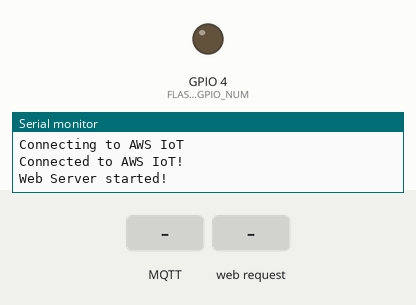
Simulated run of this sketch. Board: ESP32. Shown: output pins drawn as LEDs (lit = HIGH), the last lines printed to the serial monitor. Inputs (shaded band) come from the test bench. WiFi joins after 1.5 s; servers stay silent unless stated; uploads are accepted with an empty reply; no MQTT or app messages arrive unless stated; the camera gives no picture.

Above: at 3.1 s.
3.2 s: MQTT message "1" arrives on the first subscribed topic
At 3.42 s:
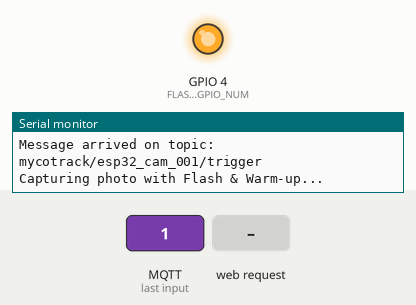
5.1 s: HTTP request GET /capture received
Timing chart, 0 to 8.1 s (numbered marks = the images above; inputs shaded):
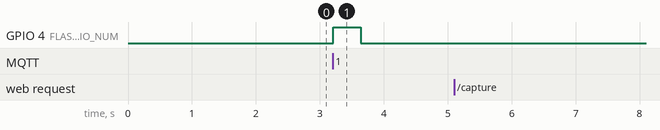

Measured:
- after the input at 3.2 s, GPIO 4 (FLASH_GPIO_NUM): LOW → HIGH at once, → LOW 0.43 s later

The sketch:

esp32_cam_aws.ino
```cpp
#include "esp_camera.h"
#include <WiFi.h>
#include <WiFiClientSecure.h>
#include <PubSubClient.h>
#include <WebServer.h>
#include <HTTPClient.h>


// Forward declaration for MQTT callback
void messageHandler(char* topic, byte* payload, unsigned int length);

// ─── CAMERA PINS (AI THINKER) ────────────────────────────────────────────────────────
#define PWDN_GPIO_NUM     32
#define RESET_GPIO_NUM    -1
#define XCLK_GPIO_NUM      0
#define SIOD_GPIO_NUM     26
#define SIOC_GPIO_NUM     27
#define Y9_GPIO_NUM       35
#define Y8_GPIO_NUM       34
#define Y7_GPIO_NUM       39
#define Y6_GPIO_NUM       36
#define Y5_GPIO_NUM       21
#define Y4_GPIO_NUM       19
#define Y3_GPIO_NUM       18
#define Y2_GPIO_NUM        5
#define VSYNC_GPIO_NUM    25
#define HREF_GPIO_NUM     23
#define PCLK_GPIO_NUM     22
#define FLASH_GPIO_NUM     4

// ─── CONFIGURATION ──────────────────────────────────────────────────────────
const char* WIFI_SSID     = "Hm";
const char* WIFI_PASSWORD = "7novemberrr";

// AWS IoT Core Config
const char* AWS_IOT_ENDPOINT = "a12i78alo13mj4-ats.iot.eu-north-1.amazonaws.com";
const char* AWS_IOT_TOPIC_TRIGGER = "mycotrack/esp32_cam_001/trigger";

// EC2 Backend Config
const char* EC2_UPLOAD_URL = "http://16.170.250.107:8001/iot-upload";

// ─── CERTIFICATES ───────────────────────────────────────────────────────────
// REPLACE THESE WITH YOUR AWS IOT DEVICE CERTS
const char AWS_CERT_CA[] PROGMEM = R"EOF(
-----BEGIN CERTIFICATE-----
MIIDQTCCAimgAwIBAgITBmyfz5m/jAo54vB4ikPmljZbyjANBgkqhkiG9w0BAQsF
ADA5MQswCQYDVQQGEwJVUzEPMA0GA1UEChMGQW1hem9uMRkwFwYDVQQDExBBbWF6
b24gUm9vdCBDQSAxMB4XDTE1MDUyNjAwMDAwMFoXDTM4MDExNzAwMDAwMFowOTEL
MAkGA1UEBhMCVVMxDzANBgNVBAoTBkFtYXpvbjEZMBcGA1UEAxMQQW1hem9uIFJv
b3QgQ0EgMTCCASIwDQYJKoZIhvcNAQEBBQADggEPADCCAQoCggEBALJ4gHHKeNXj
ca9HgFB0fW7Y14h29Jlo91ghYPl0hAEvrAIthtOgQ3pOsqTQNroBvo3bSMgHFzZM
9O6II8c+6zf1tRn4SWiw3te5djgdYZ6k/oI2peVKVuRF4fn9tBb6dNqcmzU5L/qw
IFAGbHrQgLKm+a/sRxmPUDgH3KKHOVj4utWp+UhnMJbulHheb4mjUcAwhmahRWa6
VOujw5H5SNz/0egwLX0tdHA114gk957EWW67c4cX8jJGKLhD+rcdqsq08p8kDi1L
93FcXmn/6pUCyziKrlA4b9v7LWIbxcceVOF34GfID5yHI9Y/QCB/IIDEgEw+OyQm
jgSubJrIqg0CAwEAAaNCMEAwDwYDVR0TAQH/BAUwAwEB/zAOBgNVHQ8BAf8EBAMC
AYYwHQYDVR0OBBYEFIQYzIU07LwMlJQuCFmcx7IQTgoIMA0GCSqGSIb3DQEBCwUA
A4IBAQCY8jdaQZChGsV2USggNiMOruYou6r4lK5IpDB/G/wkjUu0yKGX9rbxenDI
U5PMCCjjmCXPI6T53iHTfIUJrU6adTrCC2qJeHZERxhlbI1Bjjt/msv0tadQ1wUs
N+gDS63pYaACbvXy8MWy7Vu33PqUXHeeE6V/Uq2V8viTO96LXFvKWlJbYK8U90vv
o/ufQJVtMVT8QtPHRh8jrdkPSHCa2XV4cdFyQzR1bldZwgJcJmApzyMZFo6IQ6XU
5MsI+yMRQ+hDKXJioaldXgjUkK642M4UwtBV8ob2xJNDd2ZhwLnoQdeXeGADbkpy
rqXRfboQnoZsG4q5WTP468SQvvG5
-----END CERTIFICATE-----
)EOF";

const char AWS_CERT_CRT[] PROGMEM = R"EOF(
-----BEGIN CERTIFICATE-----
MIIDWTCCAkGgAwIBAgIUaDoK5QY2bpXwwNcnBFNslEeUMN8wDQYJKoZIhvcNAQEL
BQAwTTFLMEkGA1UECwxCQW1hem9uIFdlYiBTZXJ2aWNlcyBPPUFtYXpvbi5jb20g
SW5jLiBMPVNlYXR0bGUgU1Q9V2FzaGluZ3RvbiBDPVVTMB4XDTI2MDQyMzAwMjk1
NFoXDTQ5MTIzMTIzNTk1OVowHjEcMBoGA1UEAwwTQVdTIElvVCBDZXJ0aWZpY2F0
ZTCCASIwDQYJKoZIhvcNAQEBBQADggEPADCCAQoCggEBAO6zB9yzVK0pAn6bloAP
n4MysGgYzjagF0UqJ1u8LE+7TPW6Uc2gcqiP3vJKjCIYTH8OlfTldO0Cig7JGdmF
IQVU1ijf3hIAcZQU7fubFKDaFior0wAnuC2kTI5LbifNziyRWTfAiAHt3xCC959J
4PJQ442Kx3aR4F6IU0JcqtDIQXNLYvyieYUm5Apebme0ybk5A4Ou8zHGlYP1k95B
7+jMFhY6N1EulrFsjK++DOri1lAx7A9NJqYMAUl/2y/n2zGGA2UI6mEO7ZMvDE2E
Lv31kGYfX7uzPSvQGE3xy1bYuIEWlFJDCdu798+Uq8vQBXhrW8Qo5Wcj3tQ6YiSd
YbsCAwEAAaNgMF4wHwYDVR0jBBgwFoAUUk02IGFmBF78aEoqkq7GC/MeNYMwHQYD
VR0OBBYEFB14TivdYC+Pm+ZDxCZLpVLKA6gzMAwGA1UdEwEB/wQCMAAwDgYDVR0P
AQH/BAQDAgeAMA0GCSqGSIb3DQEBCwUAA4IBAQAYKdgK+A6ZHOdFnw464J5lA95K
BlqpojxNG50qoU/TofOigfxtNBNg8JU0W5YyJ0WAdW7hPeUVVPjqXldAliXn9kd9
Vu2mU7er1OHgH9NlLhvrAzyuQFw6zMuxjZ8oiLii66O5qOsFTaBCYlzY1i/X4AwY
dsIdfepCZoWtvTi1/W20HipAd3lEY+XBnFRLSFZqADsgB8oJltYBaPgAk6EUEUdC
VgnX7q5bH+9FVUJoiiWb5r4himm7c6sBNbeLf79/9DT8/isq9iUpv9HEd6E6aJ9S
8CrVlmcrs3c9m5JNnnaIbqXoxYy+kN9mOkJrQf9lJlSydmcsHO+htoBlzGum
-----END CERTIFICATE-----
)EOF";

const char AWS_CERT_PRIVATE[] PROGMEM = R"EOF(
-----BEGIN RSA PRIVATE KEY-----
MIIEpAIBAAKCAQEA7rMH3LNUrSkCfpuWgA+fgzKwaBjONqAXRSonW7wsT7tM9bpR
zaByqI/e8kqMIhhMfw6V9OV07QKKDskZ2YUhBVTWKN/eEgBxlBTt+5sUoNoWKivT
ACe4LaRMjktuJ83OLJFZN8CIAe3fEIL3n0ng8lDjjYrHdpHgXohTQlyq0MhBc0ti
/KJ5hSbkCl5uZ7TJuTkDg67zMcaVg/WT3kHv6MwWFjo3US6WsWyMr74M6uLWUDHs
D00mpgwBSX/bL+fbMYYDZQjqYQ7tky8MTYQu/fWQZh9fu7M9K9AYTfHLVti4gRaU
UkMJ27v3z5Sry9AFeGtbxCjlZyPe1DpiJJ1huwIDAQABAoIBAQDhNlWyrBi2kDzk
S9RB23u7A7ZhYRYfgAi0n0MnUHHWgHfqWPMZucq0s5m8rQ1uldKHBrIBsAUUIhM0
RBV5oBw5tYOiaSZTgcun1d98RyO9aEcFXvfj65XgqmX4076JG6rtbe3ppmQsvcx6
/ba4ubHdrugkAc6UVqqFRsaXlGsuNBDkc83aB+DykmOSIB5EqLniUt55/ALhvI60
2Ialh2DCKnZnn/RlnQ3/k+Lyy9xCU5JAgkc5Q+QHQF8hxZ7b9Lz8Frd15YJ7rLsz
YKSanLrAGYA7Xtu/nFVEqeKMaDgf9CyHPrcs0iSZvxGglz5SrocRNB8RRmtXCcsN
zPxPUzXhAoGBAPeg9yd5wW4f3Vw4gIzS/yxKZgPdvR7Iaj1H7LSpY2U/cgzaSvZw
y24Vha4SOUFW2/VoS8UkJrNiS2SwDuLRwSCpfTdY3Fw5kPDRK38Bp8opu5dcccN1
FbdkfMXIqP3o6SijYDUDJatq1SH+er6UoAnXqarri5S3ZAxdukxn8szZAoGBAPbE
ybgt29cpfXjMHP3SUYvMyQJkyzLoGa29GhJxwxVMpCIunlSii2b035jtEEeZSzaB
r4UoZPxKHkSSVW+QQbOlp2xiKyVlaB2YyYhMU85GPGfj1T5I8zPqhR1aH+d4VaOC
WfaQ5U5Lhq3wy15GMiuBYLyGFmk7O8Kh/OrRuZazAoGAalCAbEFY65fgqNxVTKC2
D2TtwZEsxg+TlTXRCYuD8g84Pw5lisLIhD3XQ/HtBQFutEEP7tbjiraT2enAql8V
xJkf+mg7S5kngky7mO60BBbAxG5bJWiaZz9MVnodG84odFsYTgpI3Pyj/tFMD5Ct
2SvvW0N/jNzjpm+DMZSbaJkCgYEAlebW7uYUrLCMgsvjNKEFXlopJSYbdbIenzbH
Vrr6mb6z2fvdvGX9Lq7EAT7I6+WIFfVTrRzrs4JGvrrx4VKNRtbzTFiaAx6Fz6zX
h89t/VkXKrjw+eQQsNHeyQTNaqvjwe7WPXypfxVMG++xanRT16/BFuSRSp1r4QDM
Bc0e4xcCgYACeJa4Bj7QgCfLeWSUlKm9lKPoms9/WjqsOrSpIeIUe7kXRHlvDyLV
6lMDSvTz7xA93KNPpdOV7nwI89f7eTEEzI6t43Z7N3UobV78MpWaQzzisuhIpdMy
kS9Xdq83Jn/j+aYRNMho3a88i6iSvDMYHr5xKuCfoLDc65rutd8K1g==
-----END RSA PRIVATE KEY-----
)EOF";

WiFiClientSecure secureClient;
PubSubClient mqttClient(secureClient);
WebServer server(80);

void handleCapture() {
  Serial.println("Web request: Capturing photo...");
  camera_fb_t * fb = esp_camera_fb_get();
  if(!fb) {
    server.send(500, "text/plain", "Camera capture failed");
    return;
  }

  server.setContentLength(fb->len);
  server.send(200, "image/jpeg", "");
  server.sendContent((char *)fb->buf, fb->len);

  esp_camera_fb_return(fb);
}

void handleRoot() {
  String html = "<h1>MycoTrack ESP32-CAM</h1>";
  html += "<p>MQTT Status: " + String(mqttClient.connected() ? "Connected" : "Disconnected") + "</p>";
  html += "<p>IP Address: " + WiFi.localIP().toString() + "</p>";
  html += "<a href='/capture' target='_blank'>[ VIEW LIVE PHOTO ]</a><br><br>";
  html += "<small>Trigger MQTT topic <b>mycotrack/esp32_cam_001/trigger</b> to send to EC2</small>";
  server.send(200, "text/html", html);
}

void connectToWiFi() {
  Serial.print("Connecting to Wi-Fi");
  WiFi.begin(WIFI_SSID, WIFI_PASSWORD);
  while (WiFi.status() != WL_CONNECTED) {
    delay(500);
    Serial.print(".");
  }
  Serial.println("\nConnected to Wi-Fi");
  Serial.print("IP Address: ");
  Serial.println(WiFi.localIP());
}

void connectToAWS() {
  secureClient.setCACert(AWS_CERT_CA);
  secureClient.setCertificate(AWS_CERT_CRT);
  secureClient.setPrivateKey(AWS_CERT_PRIVATE);

  mqttClient.setServer(AWS_IOT_ENDPOINT, 8883);
  mqttClient.setCallback(messageHandler);

  Serial.print("Connecting to AWS IoT");
  while (!mqttClient.connect("ESP32_CAM_001")) {
    Serial.print(".");
    delay(1000);
  }

  Serial.println("\nConnected to AWS IoT!");
  mqttClient.subscribe(AWS_IOT_TOPIC_TRIGGER);
}

void initCamera() {
  camera_config_t config;
  config.ledc_channel = LEDC_CHANNEL_0;
  config.ledc_timer   = LEDC_TIMER_0;
  config.pin_d0       = Y2_GPIO_NUM;
  config.pin_d1       = Y3_GPIO_NUM;
  config.pin_d2       = Y4_GPIO_NUM;
  config.pin_d3       = Y5_GPIO_NUM;
  config.pin_d4       = Y6_GPIO_NUM;
  config.pin_d5       = Y7_GPIO_NUM;
  config.pin_d6       = Y8_GPIO_NUM;
  config.pin_d7       = Y9_GPIO_NUM;
  config.pin_xclk     = XCLK_GPIO_NUM;
  config.pin_pclk     = PCLK_GPIO_NUM;
  config.pin_vsync    = VSYNC_GPIO_NUM;
  config.pin_href     = HREF_GPIO_NUM;
  config.pin_sccb_sda = SIOD_GPIO_NUM;
  config.pin_sccb_scl = SIOC_GPIO_NUM;
  config.pin_pwdn     = PWDN_GPIO_NUM;
  config.pin_reset    = RESET_GPIO_NUM;
  config.xclk_freq_hz = 20000000;
  config.pixel_format = PIXFORMAT_JPEG;
  config.grab_mode    = CAMERA_GRAB_LATEST;

  if(psramFound()){
    Serial.println("PSRAM found — using SVGA (800x600) with high quality");
    config.frame_size   = FRAMESIZE_SVGA;  // 800x600 — high quality with PSRAM
    config.jpeg_quality = 10;
    config.fb_count     = 2;
    config.fb_location  = CAMERA_FB_IN_PSRAM;
  } else {
    Serial.println("WARNING: No PSRAM! Enable PSRAM in Arduino IDE: Tools > PSRAM > Enabled");
    config.frame_size   = FRAMESIZE_VGA;
    config.jpeg_quality = 12;
    config.fb_count     = 1;
    config.fb_location  = CAMERA_FB_IN_DRAM;
  }

  esp_err_t err = esp_camera_init(&config);
  if (err != ESP_OK) {
    Serial.printf("Camera init FAILED: 0x%x\n", err);
    Serial.println("Check: PSRAM enabled? Camera ribbon cable seated properly?");
    return;
  }
  Serial.println("Camera init OK");

  // Warm-up: discard first frame (often garbage)
  camera_fb_t *fb = esp_camera_fb_get();
  if (fb) {
    Serial.printf("Warm-up frame: %u bytes\n", fb->len);
    esp_camera_fb_return(fb);
  }
}

void uploadImageToEC2(camera_fb_t *fb) {
  HTTPClient http;
  WiFiClient client;

  http.begin(client, EC2_UPLOAD_URL);
  http.setTimeout(15000); // 15s timeout for large images

  // Build the complete multipart body in a single buffer
  String head = "--ESP32Boundary\r\nContent-Disposition: form-data; name=\"file\"; filename=\"esp32_cam.jpg\"\r\nContent-Type: image/jpeg\r\n\r\n";
  String tail = "\r\n--ESP32Boundary--\r\n";

  uint32_t totalLen = head.length() + fb->len + tail.length();

  // Allocate buffer in PSRAM (External 4MB on AI-Thinker) if available, else use DRAM
  uint8_t *body = NULL;
  if(psramFound()){
    body = (uint8_t *)ps_malloc(totalLen);
    if(body) Serial.println("Using PSRAM for upload buffer");
  }

  if (!body) {
    body = (uint8_t *)malloc(totalLen);
    if(body) Serial.println("Using DRAM for upload buffer (PSRAM not found or full)");
  }

  if (!body) {
    Serial.println("CRITICAL: Failed to allocate upload buffer!");
    return;
  }

  // Copy head + image + tail into body
  memcpy(body, head.c_str(), head.length());
  memcpy(body + head.length(), fb->buf, fb->len);
  memcpy(body + head.length() + fb->len, tail.c_str(), tail.length());

  http.addHeader("Content-Type", "multipart/form-data; boundary=ESP32Boundary");

  int httpResponseCode = http.POST(body, totalLen);
  Serial.printf("EC2 Upload Response Code: %d\n", httpResponseCode);

  if (httpResponseCode > 0) {
    String response = http.getString();
    Serial.println("Response: " + response);
  } else {
    Serial.printf("Upload error: %s\n", http.errorToString(httpResponseCode).c_str());
  }

  free(body);
  http.end();
}

// ─── FLASH & WARM-UP CAPTURE HELPER ───────────────────────────────────────────
camera_fb_t* capturePhotoWithFlash() {
  digitalWrite(FLASH_GPIO_NUM, HIGH); // Turn Flash ON
  delay(150); // Give LED and camera sensor time to illuminate

  // Discard 2 warm-up frames for AWB/AEC sensor adjustment
  for (int i = 0; i < 2; i++) {
    camera_fb_t *dummy = esp_camera_fb_get();
    if (dummy) esp_camera_fb_return(dummy);
    delay(50);
  }

  camera_fb_t *fb = esp_camera_fb_get();
  digitalWrite(FLASH_GPIO_NUM, LOW); // Turn Flash OFF
  return fb;
}

void messageHandler(char* topic, byte* payload, unsigned int length) {
  Serial.print("Message arrived on topic: ");
  Serial.println(topic);

  Serial.println("Capturing photo with Flash & Warm-up...");

  camera_fb_t * fb = NULL;
  for (int attempt = 1; attempt <= 3; attempt++) {
    fb = capturePhotoWithFlash();
    if (fb) {
      Serial.printf("Capture OK on attempt %d — %u bytes\n", attempt, fb->len);
      break;
    }
    Serial.printf("Capture failed (attempt %d/3), retrying...\n", attempt);
    delay(500);
  }

  if (!fb) {
    Serial.println("Camera capture FAILED after 3 attempts");
    return;
  }

  uploadImageToEC2(fb);
  esp_camera_fb_return(fb);
}

unsigned long lastMqttRetry = 0;

void setup() {
  Serial.begin(115200);
  pinMode(FLASH_GPIO_NUM, OUTPUT);
  digitalWrite(FLASH_GPIO_NUM, LOW); // Flash OFF initially

  initCamera();
  connectToWiFi();
  connectToAWS();

  server.on("/", handleRoot);
  server.on("/capture", handleCapture);
  server.begin();
  Serial.println("Web Server started!");
}

void loop() {
  if (!mqttClient.connected()) {
    unsigned long now = millis();
    if (now - lastMqttRetry > 5000) {
      lastMqttRetry = now;
      Serial.println("Reconnecting MQTT...");
      connectToAWS();
    }
  } else {
    mqttClient.loop();
  }
  server.handleClient();
  delay(10);
}
```
